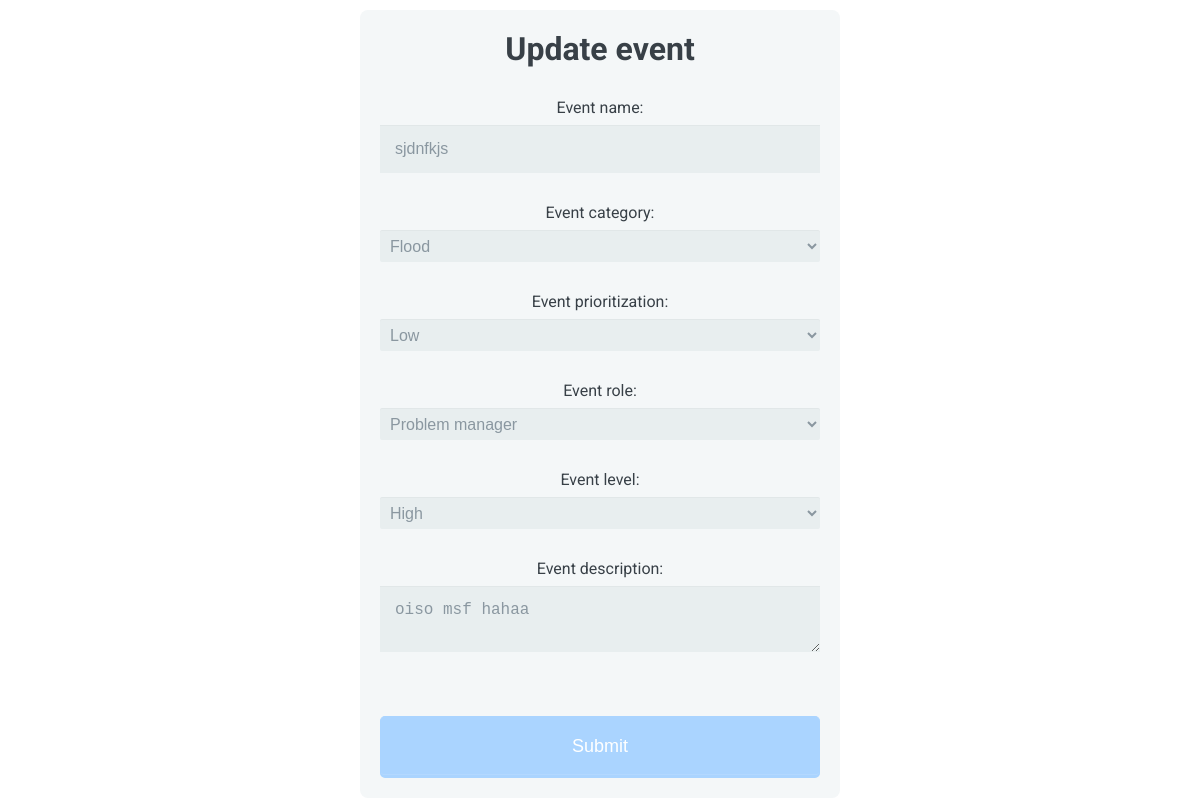
Page /HTML/eventManagerUpdateEvents.php?id=6 on the committed database.
### tables this page shows
CREATE TABLE IF NOT EXISTS `events` (
  `EVE_ID` int(11) NOT NULL,
  `EVE_NAME` varchar(100) NOT NULL,
  `EVE_CATEGORY` varchar(100) NOT NULL,
  `EVE_DESCRIPTION` varchar(100) NOT NULL,
  `EVE_PRIORITIZATION` varchar(100) NOT NULL,
  `EVE_ROLE` varchar(100) NOT NULL,
  `EVE_LEVEL` varchar(100) NOT NULL,
  `EVE_STATUS` varchar(100) NOT NULL DEFAULT '''1'''
);

### HTML/eventManagerUpdateEvents.php (the view, shortened to what this page needs)
<?php include 'connection.php'; ?>
<!DOCTYPE html>
<html>
  <head>
        <link rel="stylesheet" href="../css/form1.css">
        <link rel="stylesheet" type="text/css" href="../css/style.css">
    </head>
    <body>
      <form action="eventManagerUpdateEventsExecute.php" method="post">
        <?php
          $eventID = $_GET['id'];
          $sql = "SELECT * FROM EVENTS WHERE EVE_ID = $eventID;";
          $result = @mysqli_query($dbc, $sql);
          $row = mysqli_fetch_assoc($result);
        ?>
        <h1>Update event</h1>
        <fieldset>
          <label for="name">Event name:</label>
          <input type="text" id="name" name="eventname" value="<?php echo $row['EVE_NAME']; ?>">
          <label for="eventcategory">Event category:</label>
          <select name="eventcategory">
            <option name="flood" value="Flood" <?php if ($row['EVE_CATEGORY'] == "Flood") echo 'selected="selected"'; ?>>Flood</option>
          </select>
          <label for="eventprioritization">Event prioritization:</label>
          <select name="eventprioritization">
            <option value="Low" <?php if ($row['EVE_PRIORITIZATION'] == "Low") echo 'selected="selected"'; ?>>Low</option>
          </select>
          <label for="">Event role:</label>
          <select name="eventrole">
            <option value="Problem manager" <?php if ($row['EVE_ROLE'] == "Problem manager") echo 'selected="selected"'; ?>>Problem manager</option>
          </select>
          <label for="eventlevel">Event level:</label>
          <select name="eventlevel">
            <option value="High" <?php if ($row['EVE_LEVEL'] == "High") echo 'selected="selected"'; ?>>High</option>
          </select>
          <label for="eventdescription">Event description:</label>
          <textarea name="eventdescription"><?php echo $row['EVE_DESCRIPTION']; ?></textarea>
        </fieldset>
        <button type="submit">Submit</button>
      </form>
    </body>
</html>

### CSS/form1.css (style rules this page uses)
*, *:before, *:after { -moz-box-sizing: border-box; -webkit-box-sizing: border-box; box-sizing: border-box; }
body { font-family: 'Nunito', sans-serif; color: #384047; text-align: center; }
form { max-width: 300px; margin: 10px auto; padding: 10px 20px; background: #f4f7f8; border-radius: 8px; }
h1 { margin: 0 0 30px 0; text-align: center; }
input[type="text"], input[type="password"], input[type="date"], input[type="datetime"], input[type="email"], input[type="number"], input[type="search"], input[type="tel"], input[type="time"], input[type="url"], textarea, select { background: rgba(255,255,255,0.1); border: none; font-size: 16px; height: auto; margin: 0; outline: 0; padding: 15px; width: 100%; background-color: #e8eeef; color: #8a97a0; box-shadow: 0 1px 0 rgba(0,0,0,0.03) inset; margin-bottom: 30px; }
select { padding: 6px; height: 32px; border-radius: 2px; }
button { padding: 19px 39px 18px 39px; color: #FFF; background-color: #aad4ff; font-size: 18px; text-align: center; font-style: normal; border-radius: 5px; width: 100%; border: 1px solid #aad4ff; border-width: 1px 1px 3px; box-shadow: 0 -1px 0 rgba(255,255,255,0.1) inset; margin-bottom: 10px; }
fieldset { margin-bottom: 30px; border: none; }
label { display: block; margin-bottom: 8px; }
@media screen and (min-width: 480px) { form { max-width: 480px; } }

### CSS/style.css (style rules this page uses)
* { margin: 0; padding: 0; }
body { font-family: 'Roboto', sans-serif; background-image: url("../images/backgroundImage.jpg"); background-repeat: no-repeat; background-attachment: fixed; }
h1 { text-align: center; margin-top: 10px; }

### rows in the picture
events: eventname "sjdnfkjs", eventcategory "Flood", eventprioritization "Low", eventrole "Problem manager", eventlevel "High", eventdescription "oiso msf hahaa"
